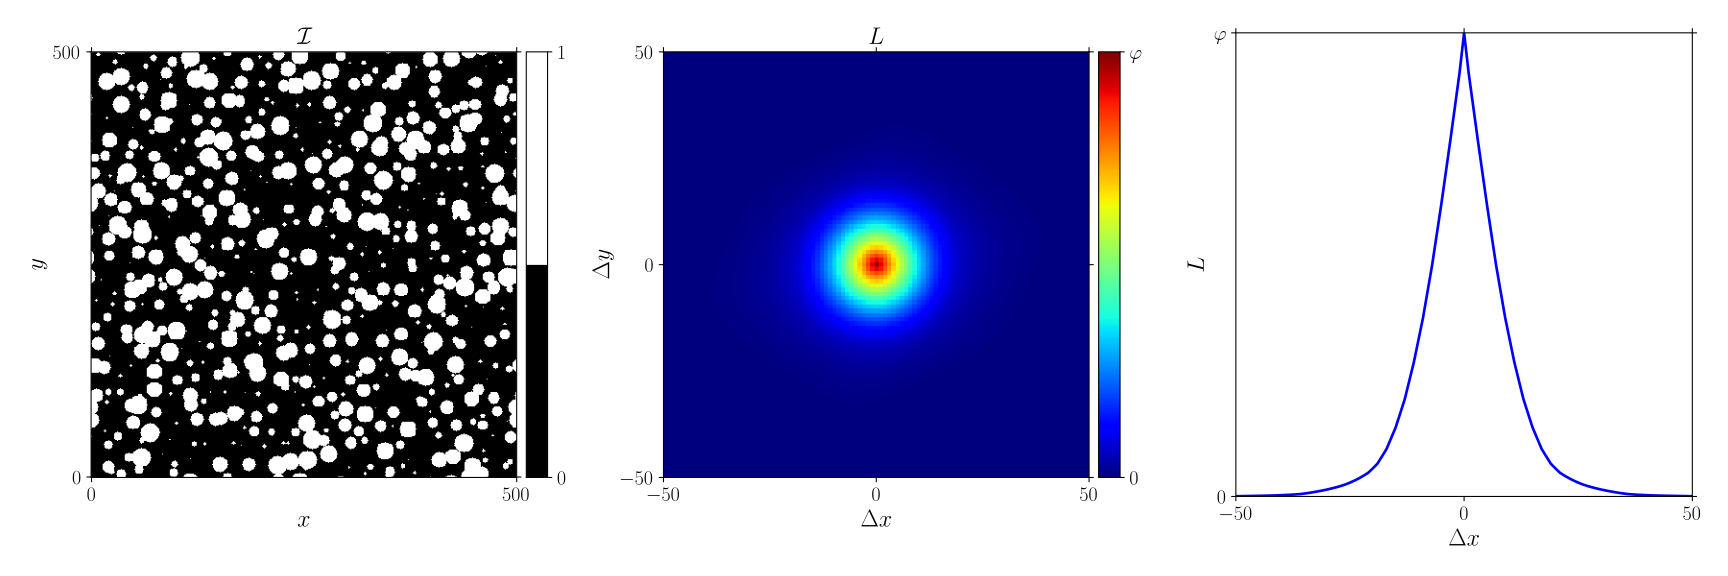

Here is the Python script that generated this plot:

# <snippet>

import GooseEYE as eye
import numpy    as np

# generate image, store 'volume-fraction'
I   = eye.dummy_circles((500,500))
phi = np.mean(I)

# lineal path function
L   = eye.L((101,101),I)

# </snippet>

# plot
# ----

import matplotlib.pyplot as plt
import matplotlib        as mpl
import matplotlib.cm     as cm
from mpl_toolkits.axes_grid1 import make_axes_locatable

try   : plt.style.use(['goose','goose-latex'])
except: pass

fig, axes = plt.subplots(figsize=(18,6), nrows=1, ncols=3)

ax = axes[0]
im = ax.imshow(I,clim=(0,1),cmap=mpl.colors.ListedColormap(cm.gray([0,255])))
ax.xaxis.set_ticks([0,500])
ax.yaxis.set_ticks([0,500])
ax.set_xlabel(r'$x$')
ax.set_ylabel(r'$y$')
ax.set_title (r'$\mathcal{I}$')
div  = make_axes_locatable(ax)
cax  = div.append_axes("right", size="5%", pad=0.1)
cbar = plt.colorbar(im,cax=cax)
cbar.set_ticks([0,1])

ax = axes[1]
im = ax.imshow(L,clim=(0,phi),cmap='jet',extent=(-50,50,-50,50))
ax.xaxis.set_ticks([-50,0,+50])
ax.yaxis.set_ticks([-50,0,+50])
ax.set_xlabel(r'$\Delta x$')
ax.set_ylabel(r'$\Delta y$')
ax.set_title (r'$L$')
div  = make_axes_locatable(ax)
cax  = div.append_axes("right", size="5%", pad=0.1)
cbar = plt.colorbar(im,cax=cax)
cbar.set_ticks     ([ 0 ,       phi  ])
cbar.set_ticklabels(['0',r'$\varphi$'])

ax = axes[2]
ax.plot(np.arange(-50,51),L[50,:],color='b')
ax.xaxis.set_ticks     ([-50,   0,   +50 ])
ax.yaxis.set_ticks     ([  0,       phi  ])
ax.yaxis.set_ticklabels([  0,r'$\varphi$'])
ax.set_xlim([-50,+50])
ax.set_ylim([  0,phi])
ax.set_xlabel(r'$\Delta x$')
ax.set_ylabel(r'$L$')

plt.savefig('L.svg')
